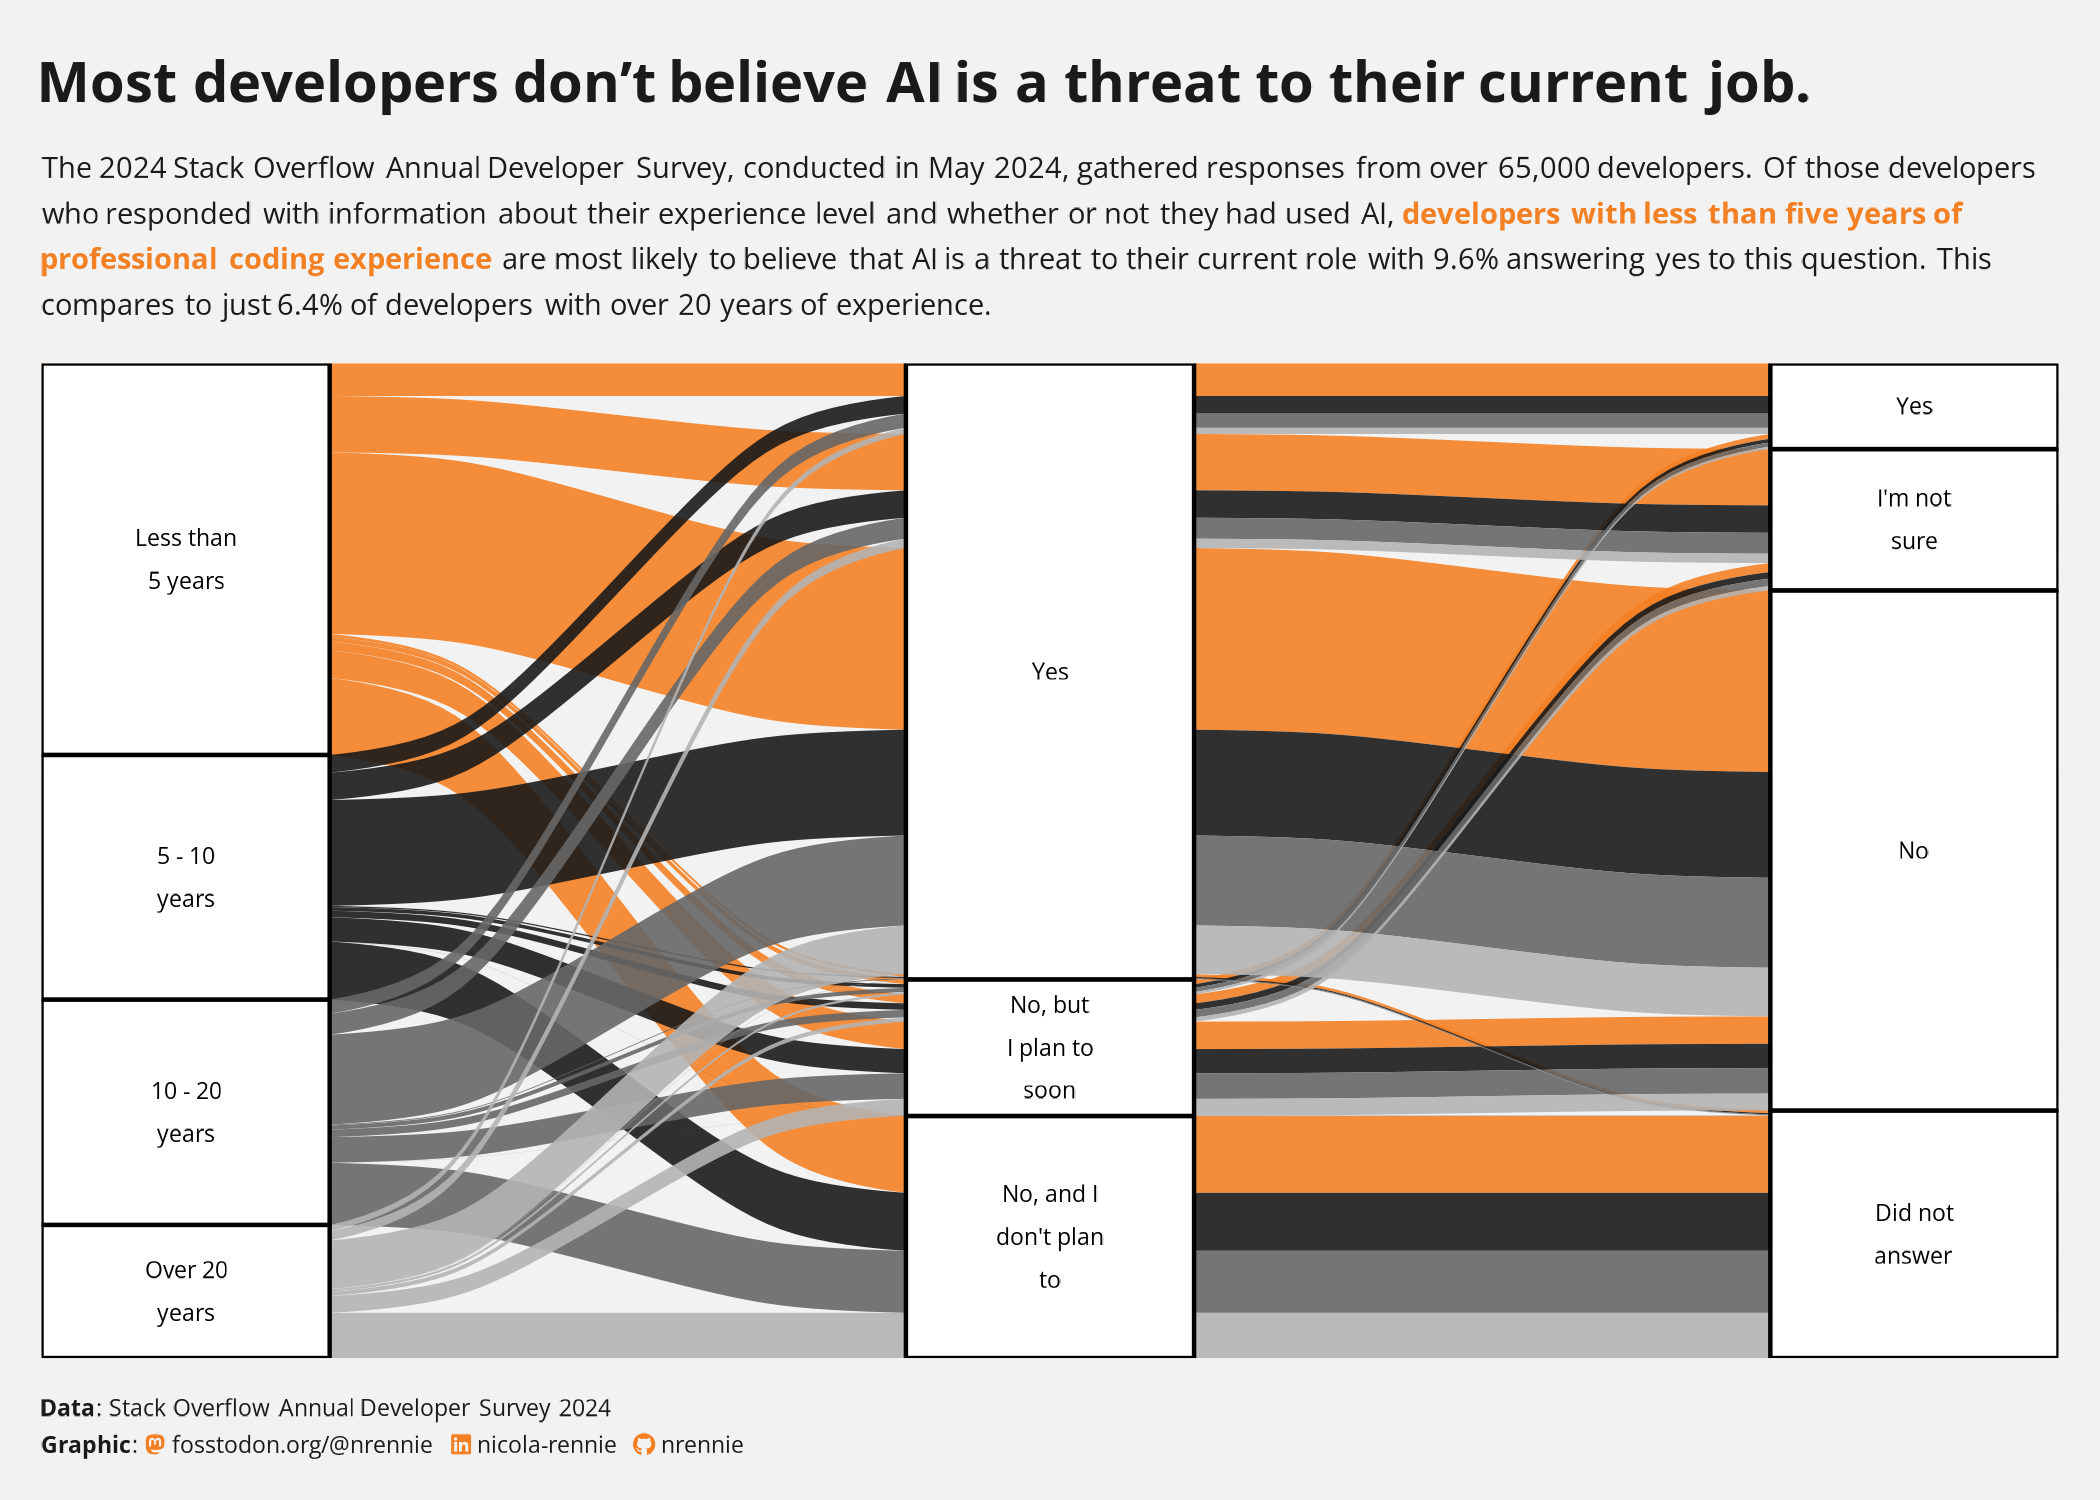

This chart was generated by the following R code:
# Load packages -----------------------------------------------------------

library(tidyverse)
library(showtext)
library(camcorder)
library(ggtext)
library(nrBrand)
library(glue)
library(ggalluvial)


# Load data ---------------------------------------------------------------

tuesdata <- tidytuesdayR::tt_load("2024-09-03")
qname_levels_single_response_crosswalk <- tuesdata$qname_levels_single_response_crosswalk
stackoverflow_survey_questions <- tuesdata$stackoverflow_survey_questions
stackoverflow_survey_single_response <- tuesdata$stackoverflow_survey_single_response


# Load fonts --------------------------------------------------------------

font_add_google("Open Sans", "open")
showtext_auto()
body_font <- "open"


# Define colours ----------------------------------------------------------

bg_col <- "grey95"
text_col <- "grey10"
highlight_col <- "#f48024"


# Data wrangling ----------------------------------------------------------

q_data <- stackoverflow_survey_single_response |>
  select(years_code_pro, ai_select, ai_threat) |>
  drop_na(years_code_pro) |>
  mutate(
    years_code_pro = case_when(
      years_code_pro <= 5 ~ "Less than 5 years",
      years_code_pro > 5 & years_code_pro <= 10 ~ "5 - 10 years",
      years_code_pro > 10 & years_code_pro <= 20 ~ "10 - 20 years",
      years_code_pro > 20 ~ "Over 20 years",
    ),
    years_code_pro = factor(years_code_pro, levels = c(
      "Less than 5 years", "5 - 10 years", "10 - 20 years", "Over 20 years"
    ))
  ) |>
  count(years_code_pro, ai_select, ai_threat) |>
  drop_na(ai_select)

plot_data <- q_data |>
  left_join(
    filter(
      qname_levels_single_response_crosswalk, qname == "ai_select"
    ),
    by = c("ai_select" = "level")
  ) |>
  select(-c(qname, ai_select)) |>
  rename(ai_select = label) |>
  left_join(
    filter(
      qname_levels_single_response_crosswalk, qname == "ai_threat"
    ),
    by = c("ai_threat" = "level")
  ) |>
  select(-c(qname, ai_threat)) |>
  rename(ai_threat = label) |>
  mutate(
    ai_threat = replace_na(ai_threat, "Did not answer")
  ) |>
  mutate(
    ai_select = factor(ai_select, levels = c(
      "Yes", "No, but I plan to soon", "No, and I don't plan to"
    )),
    ai_threat = factor(ai_threat, levels = c(
      "Yes", "I'm not sure", "No", "Did not answer"
    ))
  )


plot_data |>
  select(years_code_pro, ai_threat, n) |>
  group_by(years_code_pro, ai_threat) |>
  summarise(n = sum(n)) |>
  ungroup() |>
  group_by(years_code_pro) |>
  mutate(
    tot_dev = sum(n),
    p = 100 * n / tot_dev
  ) |>
  ungroup() |>
  filter(ai_threat == "Yes")


# Start recording ---------------------------------------------------------

gg_record(
  dir = file.path("2024", "2024-09-03", "recording"),
  device = "png",
  width = 7,
  height = 5,
  units = "in",
  dpi = 300
)


# Define text -------------------------------------------------------------

social <- nrBrand::social_caption(
  bg_colour = bg_col,
  icon_colour = highlight_col,
  font_colour = text_col,
  font_family = body_font,
  twitter = NA
)
title <- "Most developers don't believe AI is a threat to their current job."
st <- glue("The 2024 Stack Overflow Annual Developer Survey, conducted in May 
2024, gathered responses from over 65,000 developers. Of those developers who responded with information 
about their experience level and whether or not they had used AI, 
<span style='color:{highlight_col};'>developers with less than five years 
of professional coding experience</span> 
are most likely to believe that AI is a threat to their current role with 9.6%
answering yes to this question. This compares to just 6.4% of developers with 
over 20 years of experience.")
cap <- paste0(
  "**Data**: Stack Overflow Annual Developer Survey 2024<br>**Graphic**: ", social
)


# Plot --------------------------------------------------------------------

ggplot(
  data = plot_data,
  aes(
    axis1 = years_code_pro, axis2 = ai_select, axis3 = ai_threat,
    y = n
  )
) +
  geom_alluvium(aes(fill = years_code_pro), alpha = 0.9) +
  geom_stratum() +
  geom_text(
    stat = "stratum",
    mapping = aes(label = str_wrap(after_stat(stratum), 10)),
    family = body_font,
    size = 6,
    lineheight = 0.5
  ) +
  labs(
    title = title,
    subtitle = st,
    caption = cap
  ) +
  scale_fill_manual(
    values = c(highlight_col, "grey10", "grey40", "grey70")
  ) +
  coord_cartesian(expand = F) +
  theme_void(base_family = body_font, base_size = 22) +
  theme(
    legend.position = "none",
    plot.title = element_textbox_simple(
      colour = text_col,
      hjust = 0,
      halign = 0,
      margin = margin(b = 0, t = 5),
      lineheight = 0.5,
      face = "bold",
      size = rel(1.9),
      family = body_font
    ),
    plot.subtitle = element_textbox_simple(
      colour = text_col,
      hjust = 0,
      halign = 0,
      margin = margin(b = 10, t = 10),
      lineheight = 0.5,
      family = body_font
    ),
    plot.caption = element_textbox_simple(
      colour = text_col,
      hjust = 0,
      halign = 0,
      margin = margin(b = 0, t = 10),
      lineheight = 0.5,
      family = body_font
    ),
    plot.margin = margin(10, 10, 10, 10),
    plot.background = element_rect(fill = bg_col, colour = bg_col)
  )


# Save gif ----------------------------------------------------------------

gg_playback(
  name = file.path("2024", "2024-09-03", paste0("20240903", ".gif")),
  first_image_duration = 4,
  last_image_duration = 20,
  frame_duration = .25,
  background = bg_col
)

ggsave(
  file.path("2024", "2024-09-03", paste0("20240903", ".png")),
  height = 5, 
  width = 7
)
